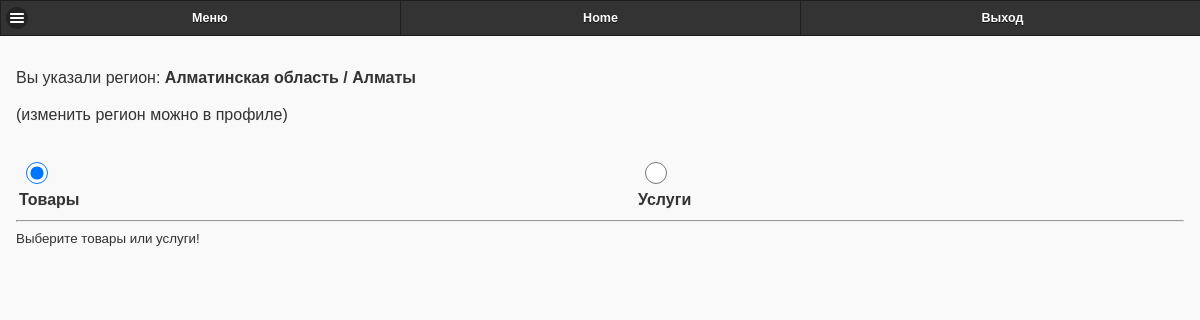
/mobile/cabinet/ads_edit.php?id=64 (signed in), run on the app's committed database.
### tables this page shows
CREATE TABLE `user` (
  `id` int(11) NOT NULL AUTO_INCREMENT,
  `date` int(11) NOT NULL,
  `name` text NOT NULL,
  `email` text NOT NULL,
  `phone` text NOT NULL,
  `region` text NOT NULL,
  `city` text NOT NULL,
  `pass` text NOT NULL,
  `status` int(11) NOT NULL,
  `mail_status` int(11) NOT NULL,
  PRIMARY KEY (`id`)
);

CREATE TABLE `regions` (
  `id` int(11) NOT NULL AUTO_INCREMENT,
  `cat` text NOT NULL,
  `parent_id` text NOT NULL,
  `type` text NOT NULL,
  PRIMARY KEY (`id`)
);

CREATE TABLE `ads` (
  `id` int(11) NOT NULL AUTO_INCREMENT,
  `date` text NOT NULL,
  `author` text NOT NULL,
  `type` int(11) NOT NULL,
  `cat1` text NOT NULL,
  `cat2` text NOT NULL,
  `cat3` text NOT NULL,
  `text` text NOT NULL,
  `region` text NOT NULL,
  `city` text NOT NULL,
  `status` text NOT NULL,
  `files` text NOT NULL,
  `comment` text NOT NULL,
  PRIMARY KEY (`id`)
);

### classes/db.php (called while the page is built, shortened)
<?php
class Database{
	public function db_connect(){
		$this->conn = mysqli_connect(HOST, USER_NAME, USER_PASS, DB_NAME);
	}
	public function db_select($table_name,$sql_param){
		$conn= $this->conn;
		$sql = "SELECT * FROM ".$table_name." ".$sql_param;
		$result = mysqli_query($conn, $sql);
		if (mysqli_num_rows($result) > 0) {
			while($row = mysqli_fetch_assoc($result)) {
				$rows[]=$row;
			}
		}
		return $rows;
	}
		public function get_region_by_id($id){
		$conn= $this->conn;
		$sql = "SELECT * FROM regions WHERE id='$id'";
		$result = mysqli_query($conn, $sql);
		if (mysqli_num_rows($result) > 0) {
			while($row = mysqli_fetch_assoc($result)) {
				$rows=$row['cat'];
			}
		}
		return $rows;
		}
}
?>

### mobile/cabinet/ads_edit.php (the view, shortened to what this page needs)
<html>
    <head>
        <link rel="stylesheet" href="../css/jquery.mobile-1.4.5.min.css" />
        <link rel="stylesheet" href="../css/jqm-demos.css" />
		<link rel="stylesheet" href="../css/style.css" />
    </head>
<body >
<div data-role="page"  style="min-height: 613px;">
<div data-role="header" data-theme="b" data-position="fixed">
  <div data-role="navbar">
	<ul>
		<li>
            <a href="#leftpanel1" data-theme="b" class=" ui-icon-bars ui-btn-icon-left ">Меню</a>
        </li>
        <li>
            <a href="../index.php" data-theme="b" rel="external" class="">Home</a>
        </li>
        <li>
				<a href='../../logout_mob.php' rel='external' data-position-to='window' class='' data-transition='pop'>Выход</a>
        </li>
	</ul>
  </div>
</div>
<div role="main" class="ui-content grid" >
<?php
$db=new Database();
$user_id= $_COOKIE['id'];
$arr_db= $db->db_select("user","WHERE id='$user_id'");
$region=$db->get_region_by_id($arr_db[0]['region']);
$city=$db->get_region_by_id($arr_db[0]['city']);
echo "
<p class='info_st1'>Вы указали регион: <b>".$region." / ".$city."</b></p> <p class='warning_st1'>(изменить регион можно в профиле)</p>
 <br />";
include("../tools/search_sidebar/edit/index.php");
?>
</div>
</body>
</html>

### mobile/tools/search_sidebar/edit/index.php (shortened to what this page needs)
<?php
$id= $_GET['id'];
$ads= $db->db_select("ads","WHERE id='$id'");
$type=$ads[0]['type'];
?>
<form action='ads_edit.php?edit=1&id=<?php echo $id; ?>' method='post' enctype="multipart/form-data" data-ajax="false">
  <table width=100%>
  <tr>
  <td><input id='radio' type="radio" name="ads_type" value="0" <?php if($type==0) echo "checked"; ?>> <br> <b>Товары</b></td>
  <td><input id='radio1' type="radio" name="ads_type" value="1" <?php if($type==1) echo "checked"; ?>> <br> <b>Услуги</b></td>
  </tr>
  </table>
  <hr>
  <div id='information'><small>Выберите товары или услуги!</small></div>
</form>

### mobile/css/style.css (style rules this page uses)
input { padding: .8em; }

### data on the page
user: region.cat "Алматинская область", city.cat "Алматы"
ads: type "☑"
